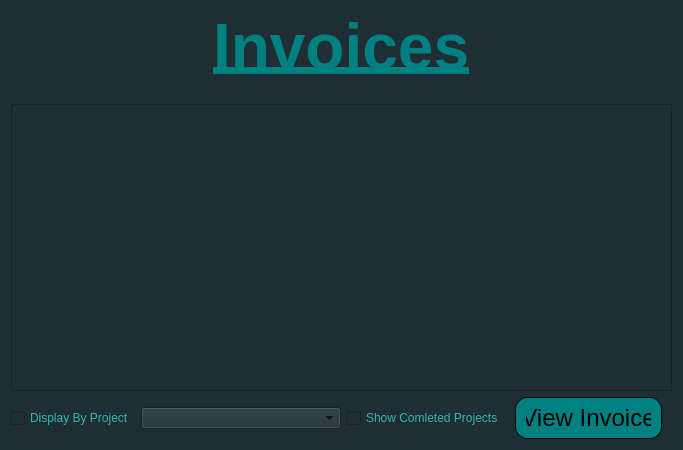
<?xml version="1.0" encoding="UTF-8"?>
<ui version="4.0">
 <class>ViewInvoicesWindow</class>
 <widget class="QWidget" name="ViewInvoicesWindow">
  <property name="geometry">
   <rect>
    <x>0</x>
    <y>0</y>
    <width>683</width>
    <height>450</height>
   </rect>
  </property>
  <property name="sizePolicy">
   <sizepolicy hsizetype="Preferred" vsizetype="Preferred">
    <horstretch>0</horstretch>
    <verstretch>0</verstretch>
   </sizepolicy>
  </property>
  <property name="windowTitle">
   <string>Form</string>
  </property>
  <property name="styleSheet">
   <string notr="true">QWidget{
	background-color: #1E2E34;
}</string>
  </property>
  <layout class="QVBoxLayout" name="verticalLayout">
   <item alignment="Qt::AlignmentFlag::AlignHCenter|Qt::AlignmentFlag::AlignVCenter">
    <widget class="QLabel" name="invoicesLabel">
     <property name="font">
      <font>
       <pointsize>48</pointsize>
       <italic>false</italic>
       <bold>true</bold>
       <underline>true</underline>
      </font>
     </property>
     <property name="styleSheet">
      <string notr="true">QLabel{
	color: #008080;
}</string>
     </property>
     <property name="text">
      <string>Invoices</string>
     </property>
    </widget>
   </item>
   <item>
    <spacer name="verticalSpacer">
     <property name="orientation">
      <enum>Qt::Orientation::Vertical</enum>
     </property>
     <property name="sizeType">
      <enum>QSizePolicy::Policy::Fixed</enum>
     </property>
     <property name="sizeHint" stdset="0">
      <size>
       <width>10</width>
       <height>15</height>
      </size>
     </property>
    </spacer>
   </item>
   <item>
    <widget class="QTableView" name="invoicesTableView">
     <property name="sizePolicy">
      <sizepolicy hsizetype="MinimumExpanding" vsizetype="Expanding">
       <horstretch>0</horstretch>
       <verstretch>0</verstretch>
      </sizepolicy>
     </property>
     <property name="minimumSize">
      <size>
       <width>620</width>
       <height>0</height>
      </size>
     </property>
     <property name="styleSheet">
      <string notr="true">QTableView{
	color: #89D5D2;
}</string>
     </property>
     <property name="alternatingRowColors">
      <bool>true</bool>
     </property>
     <attribute name="horizontalHeaderStretchLastSection">
      <bool>true</bool>
     </attribute>
    </widget>
   </item>
   <item>
    <layout class="QHBoxLayout" name="horizontalLayout">
     <property name="sizeConstraint">
      <enum>QLayout::SizeConstraint::SetNoConstraint</enum>
     </property>
     <item alignment="Qt::AlignmentFlag::AlignLeft">
      <widget class="QCheckBox" name="showByProjectCheckBox">
       <property name="sizePolicy">
        <sizepolicy hsizetype="Fixed" vsizetype="Fixed">
         <horstretch>0</horstretch>
         <verstretch>0</verstretch>
        </sizepolicy>
       </property>
       <property name="styleSheet">
        <string notr="true">QCheckBox{
	color: #35B5AC;
}</string>
       </property>
       <property name="text">
        <string>Display By Project</string>
       </property>
      </widget>
     </item>
     <item>
      <widget class="QComboBox" name="ProjectComboBox">
       <property name="sizePolicy">
        <sizepolicy hsizetype="Fixed" vsizetype="Fixed">
         <horstretch>0</horstretch>
         <verstretch>0</verstretch>
        </sizepolicy>
       </property>
       <property name="minimumSize">
        <size>
         <width>200</width>
         <height>0</height>
        </size>
       </property>
      </widget>
     </item>
     <item>
      <widget class="QCheckBox" name="showCompletedProjectsCheckBox">
       <property name="sizePolicy">
        <sizepolicy hsizetype="Fixed" vsizetype="Fixed">
         <horstretch>0</horstretch>
         <verstretch>0</verstretch>
        </sizepolicy>
       </property>
       <property name="styleSheet">
        <string notr="true">QCheckBox{
	color: #35B5AC;
}</string>
       </property>
       <property name="text">
        <string>Show Comleted Projects</string>
       </property>
      </widget>
     </item>
     <item alignment="Qt::AlignmentFlag::AlignRight">
      <widget class="QPushButton" name="viewInvoicePushButton">
       <property name="sizePolicy">
        <sizepolicy hsizetype="Fixed" vsizetype="Fixed">
         <horstretch>0</horstretch>
         <verstretch>0</verstretch>
        </sizepolicy>
       </property>
       <property name="font">
        <font>
         <pointsize>18</pointsize>
        </font>
       </property>
       <property name="styleSheet">
        <string notr="true">QPushButton{
	border-radius: 12px;
	border: 1px solid black;
	border-style: solid;
	min-width: 60px;
	min-height: 30px;
	padding: 5px 10px;
	margin-left: 5px;
	margin-right: 10px;
	background-color: #008080;
	color: black;
}

QPushButton:hover {
	background-color: #006666;
}

QPushButton:pressed {
	background-color: #004D4D;
}</string>
       </property>
       <property name="text">
        <string>View Invoice</string>
       </property>
      </widget>
     </item>
    </layout>
   </item>
  </layout>
 </widget>
 <resources/>
 <connections/>
</ui>
